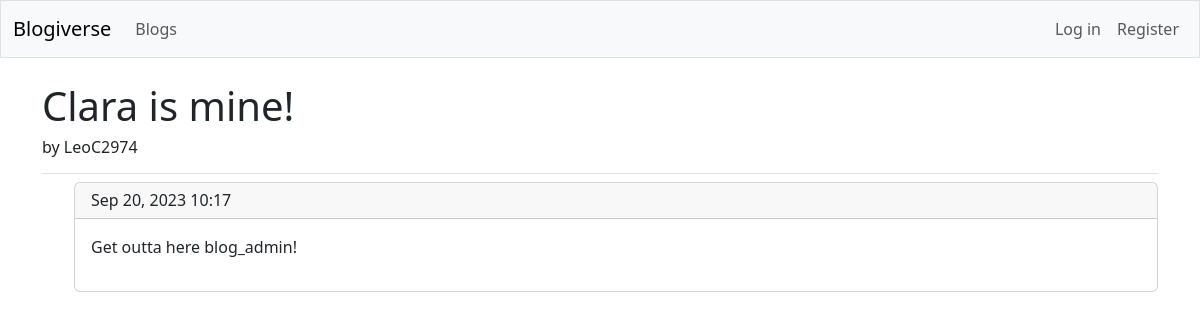
The page /blogs/9/ on the database its author committed.
### blogs/models.py (models this page shows, shortened)
class Blog(models.Model):
    title = models.CharField(max_length=200)
    date_added = models.DateTimeField(auto_now_add=True)
    owner = models.ForeignKey(User, on_delete=models.CASCADE)

class Post(models.Model):
    blog = models.ForeignKey(Blog, on_delete=models.CASCADE)
    text = models.TextField()
    date_added = models.DateTimeField(auto_now_add=True)
    class Meta:
        verbose_name_plural = 'posts'

### blogs/views.py (the view)
# urls.py: path('blogs/<int:blog_id>/', views.blog, name='blog'),
def blog(request, blog_id):
    blog = Blog.objects.get(id=blog_id)
    posts = blog.post_set.order_by('-date_added')
    context = {'blog':blog, 'posts':posts}
    return render(request, 'blogs/blog.html', context)

### blogs/templates/blogs/blog.html (shortened to what this page needs)
{% extends 'blogs/base.html' %}
{% block page_header %}
  <h1>{{ blog.title }}</h1>
  <h6>by {{ blog.owner }}</h6>
{% endblock page_header %}
{% block content %}
  <ul>
    {% for post in posts %}
      <div class="card mb-3">
        <h6 class="card-header">
          {{ post.date_added|date:'M d, Y H:i'}} &nbsp;&nbsp;
        </h6>
        <div class="card-body">{{ post.text|linebreaks }}</div>
      </div>
    {% empty %}
      <p>There are 0 posts for this blog.</p>
    {% endfor %}
{% endblock content %}

### rows shown on the page
Blog: title "Clara is mine!", owner "LeoC2974"
Post: date_added "Sep 20, 2023 10:17", text "Get outta here blog_admin!"
